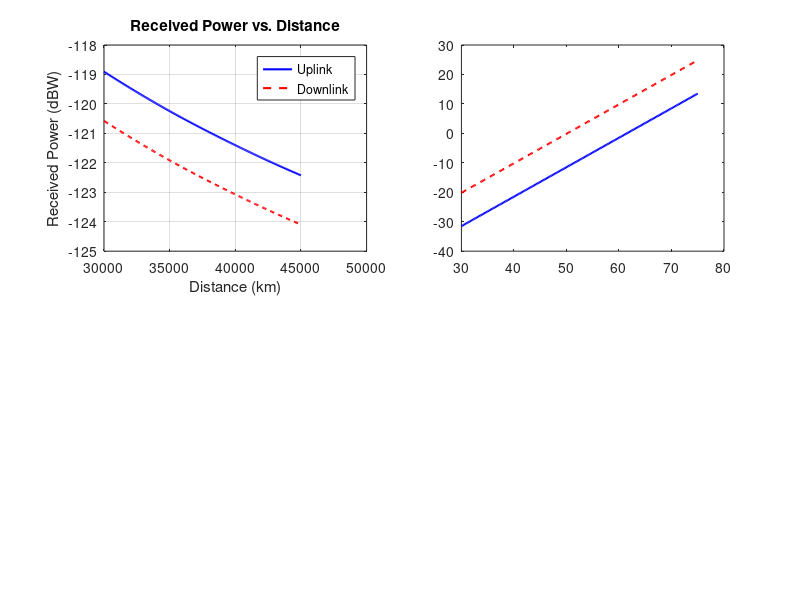

Recreate this plot in MATLAB. (Note: this script raises an error after producing the figure.)
clc; clear; close all;

%% 1. Single-Point Calculations 
% Uplink Parameters
Pt_up = 20; Gt_up = 45; f_up = 14; d_up = 36000; Gr_up = 30; L_up = 2;

% Downlink Parameters
Pt_dn = 10; Gt_dn = 35; f_dn = 12; d_dn = 36000; Gr_dn = 40; L_dn = 2;

% Noise & Requirements
N = -125; CN_req = 10;

% Numerical Calculations - FIXED: Subtracting Line Losses (L) from EIRP directly
EIRP_up = 10*log10(Pt_up) + Gt_up - L_up;
EIRP_dn = 10*log10(Pt_dn) + Gt_dn - L_dn;

FSL_up = 92.45 + 20*log10(f_up) + 20*log10(d_up);
FSL_dn = 92.45 + 20*log10(f_dn) + 20*log10(d_dn);

% Since L is now accounted for in EIRP, we just add Gr here
Pr_up = EIRP_up - FSL_up + Gr_up;
Pr_dn = EIRP_dn - FSL_dn + Gr_dn;

CN_up = Pr_up - N;
CN_dn = Pr_dn - N;

M_up = CN_up - CN_req;
M_dn = CN_dn - CN_req;

% Print Calculated Results to Command Window
fprintf('\n             Uplink    Downlink\n');
fprintf('EIRP (dBW):  %7.2f   %7.2f\n', EIRP_up, EIRP_dn);
fprintf('FSL (dB):    %7.2f   %7.2f\n', FSL_up, FSL_dn);
fprintf('Pr (dBW):    %7.2f   %7.2f\n', Pr_up, Pr_dn);
fprintf('C/N (dB):    %7.2f   %7.2f\n', CN_up, CN_dn);
fprintf('Margin (dB): %7.2f   %7.2f\n', M_up, M_dn);

%% 2. Parametric Sweeps for Graphs
% Define Sweep Ranges
d_range    = linspace(30000, 45000, 200); % Distance (km)
EIRP_range = linspace(30, 75, 200);       % EIRP (dBW)
Gr_range   = linspace(20, 50, 200);       % Receiver Gain (dB)
FSL_range  = linspace(200, 212, 200);     % Free Space Loss (dB)

% 1. Received Power vs Distance
FSL_up_d = 92.45 + 20*log10(f_up) + 20*log10(d_range);
FSL_dn_d = 92.45 + 20*log10(f_dn) + 20*log10(d_range);
Pr_up_d  = EIRP_up - FSL_up_d + Gr_up;
Pr_dn_d  = EIRP_dn - FSL_dn_d + Gr_dn;

% 2. Link Margin vs EIRP
Pr_up_EIRP = EIRP_range - FSL_up + Gr_up;
Pr_dn_EIRP = EIRP_range - FSL_dn + Gr_dn;
Margin_up_EIRP = (Pr_up_EIRP - N) - CN_req;
Margin_dn_EIRP = (Pr_dn_EIRP - N) - CN_req;

% 3. Link Margin vs Receiver Gain (Gr)
Pr_up_Gr = EIRP_up - FSL_up + Gr_range;
Pr_dn_Gr = EIRP_dn - FSL_dn + Gr_range;
Margin_up_Gr = (Pr_up_Gr - N) - CN_req;
Margin_dn_Gr = (Pr_dn_Gr - N) - CN_req;

% 4. Link Margin vs Free Space Loss (FSL)
Pr_up_FSL = EIRP_up - FSL_range + Gr_up;
Pr_dn_FSL = EIRP_dn - FSL_range + Gr_dn;
Margin_up_FSL = (Pr_up_FSL - N) - CN_req;
Margin_dn_FSL = (Pr_dn_FSL - N) - CN_req;


%% 3. Plotting the 4 Specific Graphs
figure('Name', 'Link Budget Parametric Analysis', 'Position', [100, 100, 900, 600]);

% Graph 1: Received Power vs Distance
subplot(2,2,1);
plot(d_range, Pr_up_d, 'b-', 'LineWidth', 1.5); hold on;
plot(d_range, Pr_dn_d, 'r--', 'LineWidth', 1.5);
xlabel('Distance (km)'); ylabel('Received Power (dBW)');
title('Received Power vs. Distance'); 
legend('Uplink', 'Downlink'); grid on;

% Graph 2: Link Margin vs EIRP
subplot(2,2,2);
plot(EIRP_range, Margin_up_EIRP, 'b-', 'LineWidth', 1.5); hold on;
plot(EIRP_range, Margin_dn_EIRP, 'r--', 'LineWidth', 1.5);
yline(0, 'k:', '0 dB Threshold', 'LineWidth', 1.2);
xlabel('EIRP (dBW)'); ylabel('Link Margin (dB)');
title('Link Margin vs. EIRP'); 
legend('Uplink', 'Downlink', 'Location', 'northwest'); grid on;

% Graph 3: Link Margin vs Receiver Gain
subplot(2,2,3);
plot(Gr_range, Margin_up_Gr, 'b-', 'LineWidth', 1.5); hold on;
plot(Gr_range, Margin_dn_Gr, 'r--', 'LineWidth', 1.5);
yline(0, 'k:', '0 dB Threshold', 'LineWidth', 1.2);
xlabel('Receiver Gain (dB)'); ylabel('Link Margin (dB)');
title('Link Margin vs. Receiver Gain'); 
legend('Uplink', 'Downlink', 'Location', 'northwest'); grid on;

% Graph 4: Link Margin vs Free Space Loss
subplot(2,2,4);
plot(FSL_range, Margin_up_FSL, 'b-', 'LineWidth', 1.5); hold on;
plot(FSL_range, Margin_dn_FSL, 'r--', 'LineWidth', 1.5);
yline(0, 'k:', '0 dB Threshold', 'LineWidth', 1.2);
xlabel('Free Space Loss (dB)'); ylabel('Link Margin (dB)');
title('Link Margin vs. Free Space Loss'); 
legend('Uplink', 'Downlink', 'Location', 'northeast'); grid on;
